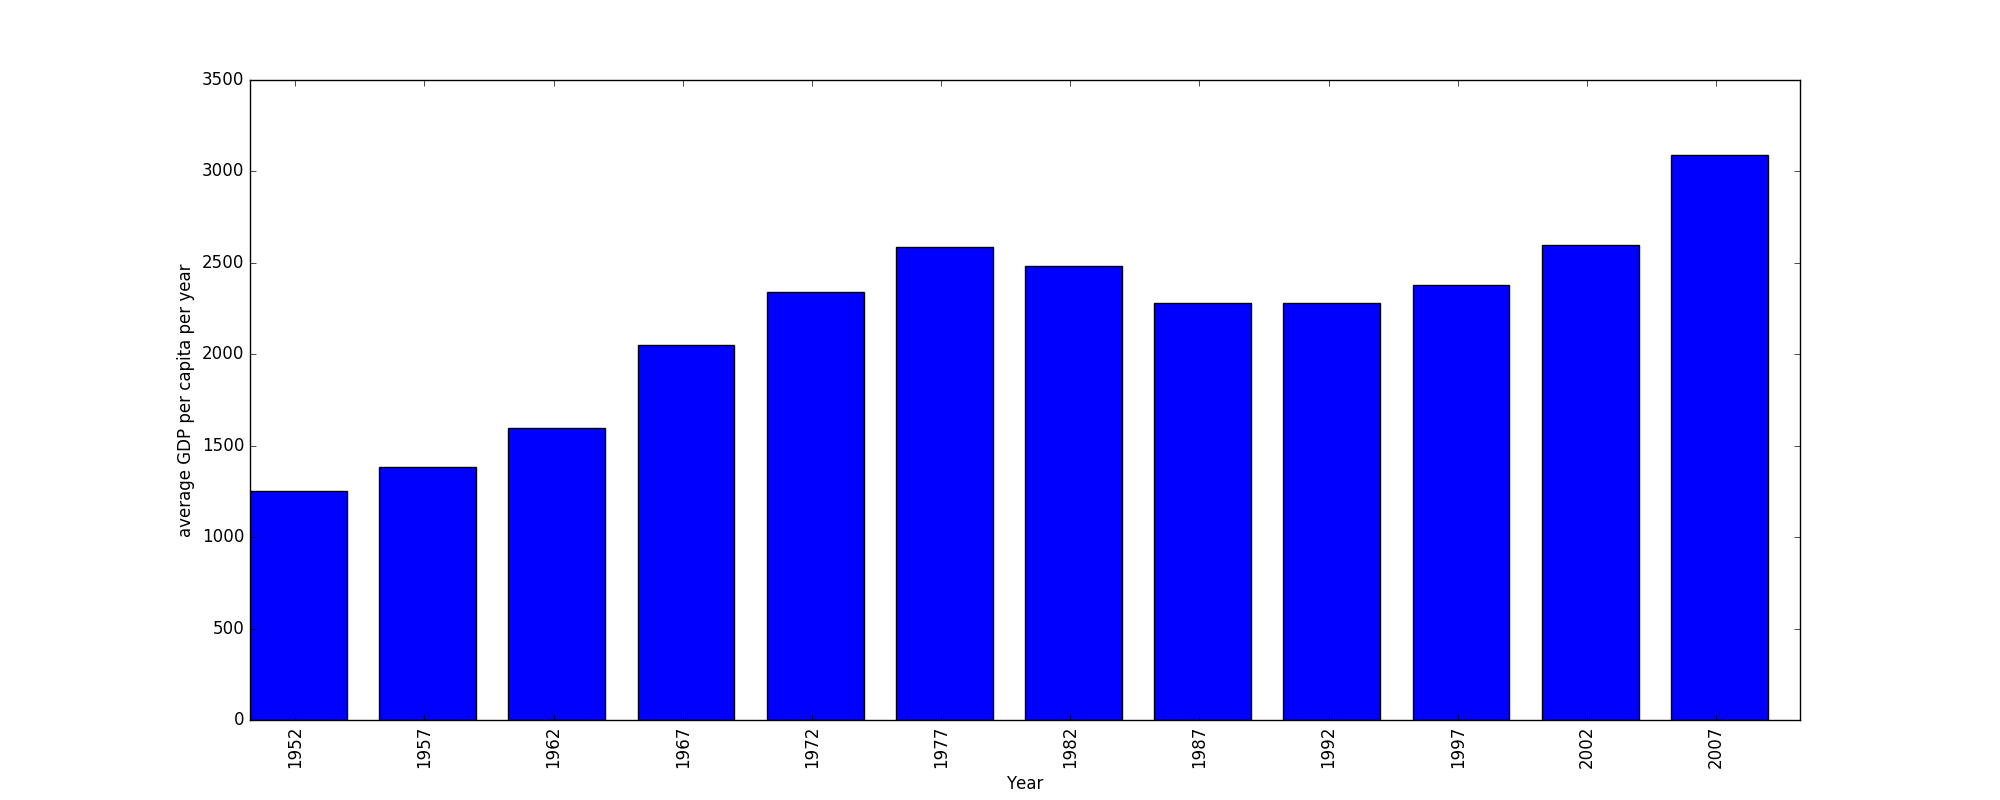

The script that saved this image:
import sys
import numpy as np
import matplotlib.pyplot

data = np.loadtxt(fname = '../gapminder_gdp_americas.csv', delimiter = ',', skiprows=(1), usecols=(1,2,3,4,5,6,7,8,9,10,11,12))

#print data
print data.shape

data_mean = data.mean(axis=0)
print data_mean
print data_mean.shape

dates = ['1952', '1957', '1962', '1967', '1972', '1977', '1982', '1987', '1992', '1997', '2002', '2007']

fig = matplotlib.pyplot.figure(figsize=(20.0,8.0))

axis = fig.add_subplot(1,1,1)
#axis.bar(dates, data_mean, width=2)
axis.bar(range(len(dates)), data_mean, width=0.75)
axis.set_xticks(np.arange(len(dates)) + 0.35)
axis.set_ylabel('average GDP per capita per year')
axis.set_xlabel('Year')
axis.set_xticklabels(dates, rotation=90)

matplotlib.pyplot.savefig('final.png')
matplotlib.pyplot.show()